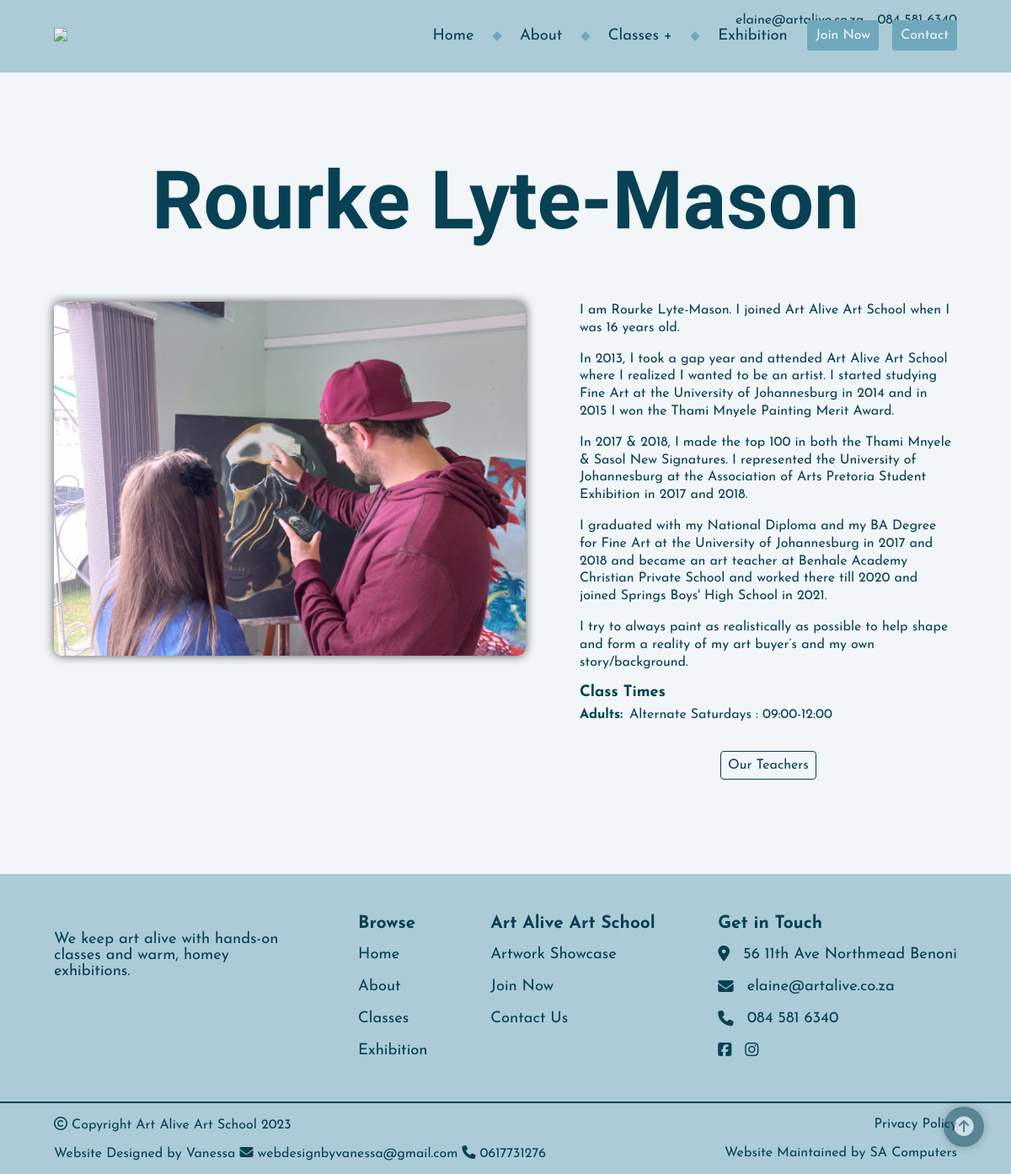
The page /teacher_profile/3 on the database its author committed.
### Site/models.py (models this page shows, shortened)
class Artist(models.Model):
    firstname = models.CharField(max_length=20, null=True, blank=True)
    lastname = models.CharField(max_length=20, null=True, blank=True)
    phone = models.CharField(max_length=12, null=True, blank=True)
    email = models.CharField(max_length=100, null=True, blank=True)
    prefix = models.CharField(max_length=10, null=True, blank=True)

class Teacher(models.Model):
    artist = models.ForeignKey(Artist, null=True, on_delete=models.CASCADE, related_name="teacher_artist")
    photo = models.CharField(max_length=200, null=True, blank=True)
    photo_size = models.CharField(max_length=100, null=True, blank=True)
    quote = models.TextField(null=True, blank=True)
    started = models.CharField(max_length=4, null=True, blank=True)
    about = models.TextField(null=True, blank=True)
    classes = models.ManyToManyField(Class, blank=True, related_name="teacher_class")
    def get_teacher_classes(self):
        return [tc for tc in self.classes.all()]

### Site/views.py (the view)
# urls.py: path('teacher_profile/<int:teacher_id>', views.teacher_profile, name='teacher_profile'),
def teacher_profile(request, teacher_id):
    t = Teacher.objects.get(artist=Artist.objects.get(pk=teacher_id))
    teacher = {}
    teacher['artist'] = t.artist
    teacher['photo'] = t.photo
    teacher['about'] = t.about.split('\r\n')
    teacher['classes'] = {}
    classes = t.get_teacher_classes()
    for c in classes:
        if teacher['classes'].get(c.group) == None:
            teacher['classes'][c.group] = []
            teacher['classes'][c.group].append(f"{c.day} : {c.time}")
        elif teacher['classes'][c.group].count(f"{c.day} : {c.time}") == 0:
            teacher['classes'][c.group].append(f"{c.day} : {c.time}")
    return render(request, "Site/teacher_profile.html", {
        "teacher" : teacher,
    })

### Site/templates/Site/teacher_profile.html (shortened to what this page needs)
{% extends "Site/layout.html" %}
{% load static %}
{% block style %}
<link rel="stylesheet" href="{% static 'Site/teacher_profile.css' %}">
{% endblock %}
{% block main %}
<main>
    <section id="teacher_profile">
        <h1>{{teacher.artist.firstname}} {{teacher.artist.lastname}}</h1>
        <div class="two-autocol-row">
            <img src="{% static teacher.photo %}" alt="">
            <div id="about">
                <div class="pars-div">
                {% for a in teacher.about %}
                    <p>{{a}}</p>
                {% endfor %}
                </div>
                <div id="class-times">
                    <p>Class Times</p>
                    {% if teacher.classes.Adult %}
                    <ul>
                        <li>Adults:</li>
                        {% for g in teacher.classes.Adult %}
                        <li>{{g}}</li>
                        {% endfor %}
                    </ul>
                    {% endif %}
                </div>
                <div class="button-div">
                    <a class="button-a button-a-frame" href="{% url 'classes' %}#teachers">Our Teachers</a>
                </div>
            </div>
        </div>
    </section>
</main>
{% endblock %}

### Site/static/Site/teacher_profile.css (style rules this page uses)
#about { display: flex; flex-direction: column; justify-content: center; gap: 1rem; }
.pars-div p { max-width: 60ch; font-size: var(--fs-p-m); line-height: 1.3; }
#class-times { display: flex; flex-direction: column; gap: 0.5rem; }
#class-times p { font-weight: bold; }
#class-times ul li:first-of-type { font-weight: bold; }

### Site/static/Site/main.css (style rules this page uses)
* { margin: 0; padding: 0; color: var(--clr-accent-d); font-size: 1rem; font-family: var(--ff-sans); }
body { color: var(--color-text); background-color: var(--clr-main-l); }
main { width: 100%; margin: 0; padding: 0; }
h1 { font-size: var(--fs-900); font-family: var(--ff-cursive); }
p { max-width: 60ch; font-size: var(--fs-400); }
.pars-div { width: 100%; display: flex; flex-direction: column; justify-content: center; gap: var(--gap-100); }
a { margin: 0; padding: 0; color: var(--color-text); text-decoration: none; transition: color var(--transition-time); }
.button-div { margin: 1rem 0; display: flex; flex-direction: row; justify-content: center; gap: var(--gap-100); }
.button-a-frame { color: var(--clr-accent-d); background-color: transparent; border: solid 0.1em var(--clr-accent-d); }
li { list-style: none; line-height: 1.2; }
.two-autocol-row { display: grid; grid-template-columns: repeat(2, auto); gap: var(--gap-400); }
main { display: flex; flex-direction: column; justify-content: center; }

### rows shown on the page
Artist: artist.firstname "Rourke", artist.lastname "Lyte-Mason"
Teacher: photo (picture)

### other values the page prints
{{ a }} "I am Rourke Lyte-Mason. I joined Art Alive Art School when I was 16 years old." "I try to always paint as realistically as possible to help shape and form a reality of my art buyer’s and my own story/background."
{{ g }} "Alternate Saturdays : 09:00-12:00"
